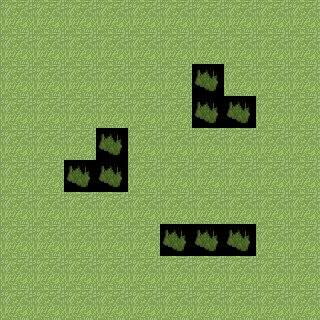

Below is a game level as drawn by its tile map, then a one-line description and the .tmx that defines it (tile-layer data replaced by summaries):
An orthogonal 10x10 tile map with 32x32 px tiles, 1 tile layer (GameEventLayer).

<map version="1.0" orientation="orthogonal" width="10" height="10" tilewidth="32" tileheight="32">
 <properties>
  <property name="enemyBeginPosi" value="9,9,9,8,8,9,9,7,7,9" />
  <property name="playerBeginPosi" value="0,0,0,1,0,2,1,0,2,0" />
 </properties>
 <tileset firstgid="1" name="Tilesheet-land-v5" tilewidth="32" tileheight="32">
  <image source="Tilesheet-land-v5.png" width="320" height="384" />
  <tile id="23">
   <properties>
    <property name="mapType" value="2" />
   </properties>
  </tile>
  <tile id="30">
   <properties>
    <property name="mapType" value="1" />
   </properties>
  </tile>
 </tileset>
 <layer name="GameEventLayer" width="10" height="10">
  <data>[100 cells, 100 non-empty, 2 distinct tile ids]</data>
 </layer>
</map>
